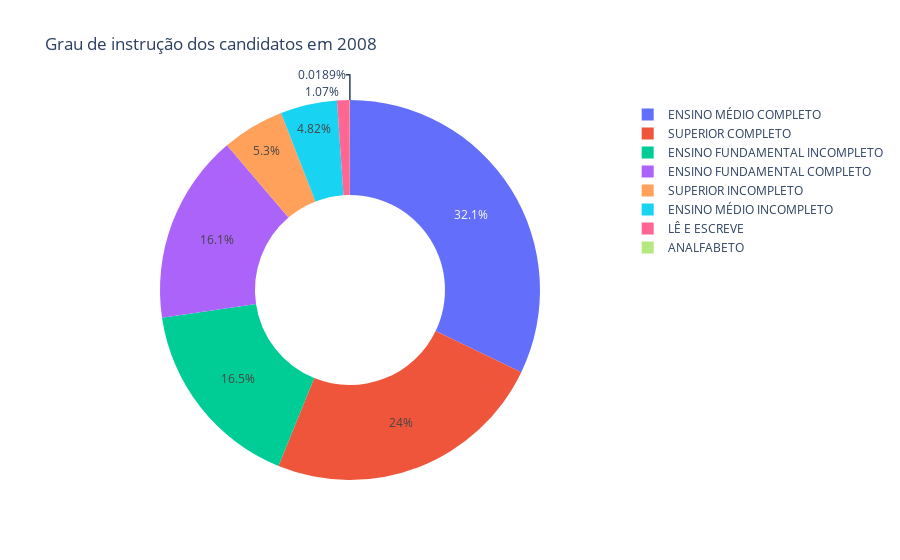

Write notebook code for a chart like this one.
### Code cell
#Configuração dos dados para plotagem do gráfico de setores
data = [go.Pie(labels=dados2008.descricao_grau_instrucao.value_counts().index,
               values=dados2008.descricao_grau_instrucao.value_counts().values,
               direction='clockwise',
               hole=0.5)]

#Configuração do layout
layout = go.Layout(title='Grau de instrução dos candidatos em 2008')

#Criação do objeto figure
fig = go.Figure(data=data, layout=layout)

#py.plot(fig, filename='grau_instrucao_2008.html')
py.iplot(fig)

### Figure 1 — Plotly figure (JSON) as saved in the notebook; plotly's stock layout.template omitted (floating-point values rounded to 4 significant figures)
{"data": [{"direction": "clockwise", "hole": 0.5, "labels": ["ENSINO MÉDIO COMPLETO", "SUPERIOR COMPLETO", "ENSINO FUNDAMENTAL INCOMPLETO", "ENSINO FUNDAMENTAL COMPLETO", "SUPERIOR INCOMPLETO", "ENSINO MÉDIO INCOMPLETO", "LÊ E ESCREVE", "ANALFABETO"], "type": "pie", "values": [20442, 15283, 10515, 10259, 3371, 3068, 683, 12]}], "layout": {"title": {"text": "Grau de instrução dos candidatos em 2008"}}}
